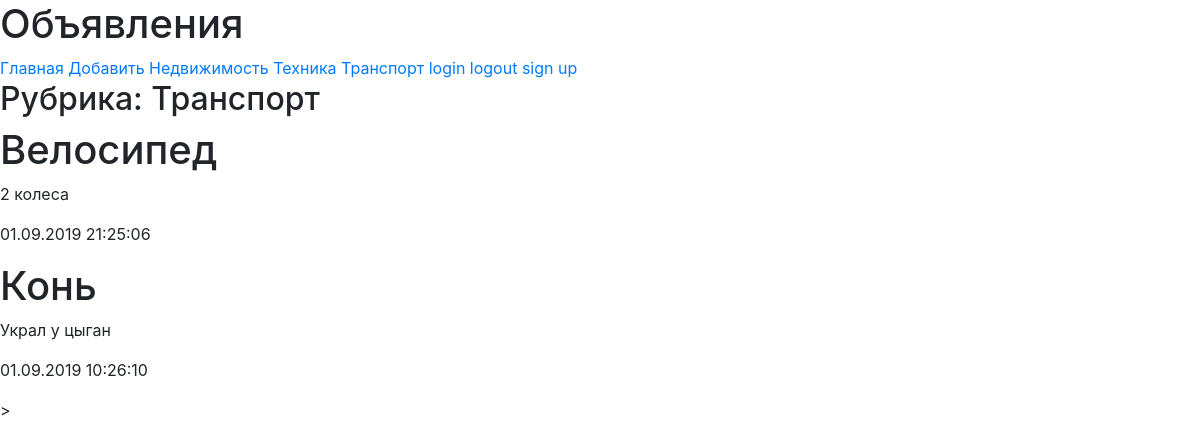
/bboard/3/, run on the app's committed database.
### bboard/models.py (models this page shows, shortened)
class Rubric(models.Model):
    name = models.CharField(max_length=100,db_index=True)
    class Meta():
        verbose_name_plural = 'Рубрики'
        verbose_name = 'Рубрика'
        ordering = ['name']

class Bd(models.Model):
    class Meta:
        verbose_name = "Объявление"
        verbose_name_plural = "Объявления"
        ordering = ['-published']
    title = models.CharField(max_length=100, verbose_name='Товар')
    content = models.TextField(null=True, blank=True, verbose_name='Описание')
    price = models.FloatField(null=True,blank = True, verbose_name='Цена')
    published = models.DateTimeField(auto_now_add=True, db_index= True, verbose_name='Опубликовано')
    rubric = models.ForeignKey('Rubric',null = True,on_delete=models.PROTECT,verbose_name='Рубрика')

### bboard/views.py (the view)
def by_rubric(request, rubric_id):
    bbs = Bd.objects.filter(rubric=rubric_id)
    rubrics = Rubric.objects.all()
    current_rubric = Rubric.objects.get(pk=rubric_id)
    context = {'bbs': bbs, 'rubrics': rubrics, 'current_rubric': current_rubric}
    return render(request, 'by_rubric.html', context)

### bboard/templates/by_rubric.html (shortened to what this page needs)
{%extends 'basic.html'%}
{%block content%}
    <h2>Рубрика: {{current_rubric.name}}</h2>
    {%for bb in bbs %}
        <h1>{{bb.title}}</h1>
        <p> {{bb.content}}</p>
        <p> {{bb.published|date:'d.m.Y H:i:s'}}</p>
    {%endfor%}
{%endblock%}

### bboard/templates/basic.html (shortened to what this page needs)
<!DOCTYPE html>
<html lang="en">
<head>
    <link rel="stylesheet" href="https://maxcdn.bootstrapcdn.com/bootstrap/4.3.1/css/bootstrap.min.css">
</head>
<body>
    <header>
        <h1> Объявления</h1>
    </header>
    <nav>
    <a href = '/bboard/'>Главная</a>
    <a href = '{%url "bboard:add"%}'>Добавить</a>
     {%for rubric in rubrics%}
    <a href = "{% url 'bboard:rubric' rubric.pk%}" >{{rubric.name}}</a>
    {%endfor%}
    <a  href="{%url 'bboard:login'%}" >login</a>
    <a  href="{%url 'bboard:logout'%}" >logout</a>
    <a  href="{%url 'bboard:sign_up'%}" >sign up</a>
    </nav>
    <section>
        {%block content%}
        {%endblock%}
    </section>>
</body>
</html>

### data on the page
Rubric: name "Недвижимость"
Rubric: name "Техника"
Rubric: name "Транспорт"
Bd: title "Велосипед", content "2 колеса", published "01.09.2019 21:25:06"
Bd: title "Конь", content "Украл у цыган", published "01.09.2019 10:26:10"
